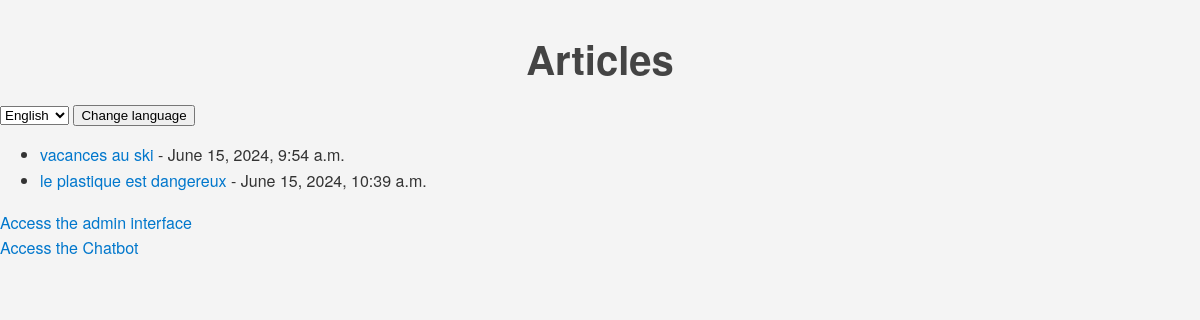
Before: / with the older database file.
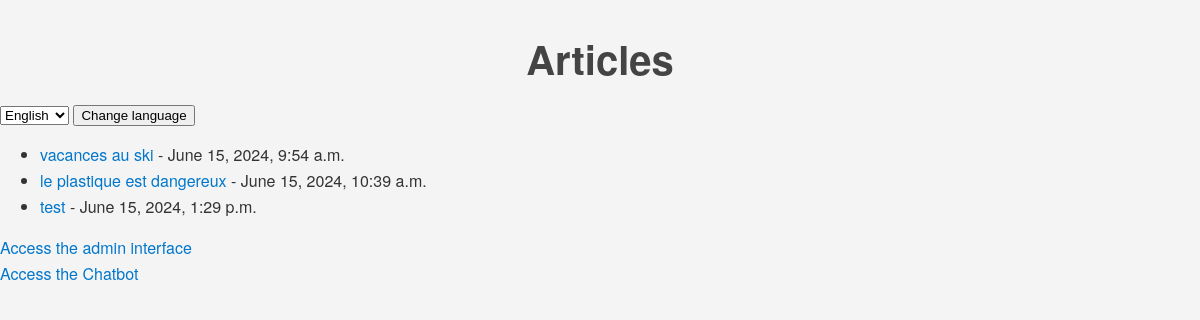
After: the same page with the newer database file.
### main/models.py (models this page shows, shortened)
class Article(models.Model):
    title = models.CharField(_('title'), max_length=200)
    content = models.TextField(_('content'))
    publication_date = models.DateTimeField(auto_now_add=True)

### main/views.py (the view)
# urls.py: path('', views.article_list, name='article_list'),
def article_list(request):
    articles = Article.objects.all()  # Exemple hypothétique
    context = {
        'articles': articles,
    }
    return render(request, 'main/article_list.html', context)

### main/templates/main/article_list.html (shortened to what this page needs)
{% load static %}
{% load i18n %}
<!DOCTYPE html>
<html lang="en">
<head>
    <link rel="stylesheet" href="{% static 'article.css' %}">
</head>
<body>
    <h1>{% block heading %}{% trans "Articles" %}{% endblock %}</h1>
    <form action="{% url 'set_language' %}" method="post">
        <select name="language">
            {% get_current_language as LANGUAGE_CODE %}
            {% get_available_languages as LANGUAGES %}
            {% get_language_info_list for LANGUAGES as languages %}
            {% for language in languages %}
                <option value="{{ language.code }}" {% if language.code == LANGUAGE_CODE %}selected{% endif %}>
                    {{ language.name_local }}
                </option>
            {% endfor %}
        </select>
        <input type="submit" value="{% trans 'Change language' %}">
    </form>
    <ul>
        {% for article in articles %}
            <li><a href="{% url 'article_detail' article_id=article.id %}">{{ article.title }}</a> - {{ article.publication_date }}</li>
        {% endfor %}
    </ul>
    <a href="{% url 'admin:index' %}">{% trans "Access the admin interface" %}</a>
    <a href="{% url 'chatbot' %}">{% trans "Access the Chatbot" %}</a>
</body>
</html>

Changed rows visible on the page:
added Article: title "test", publication_date "June 15, 2024, 1:29 p.m."
